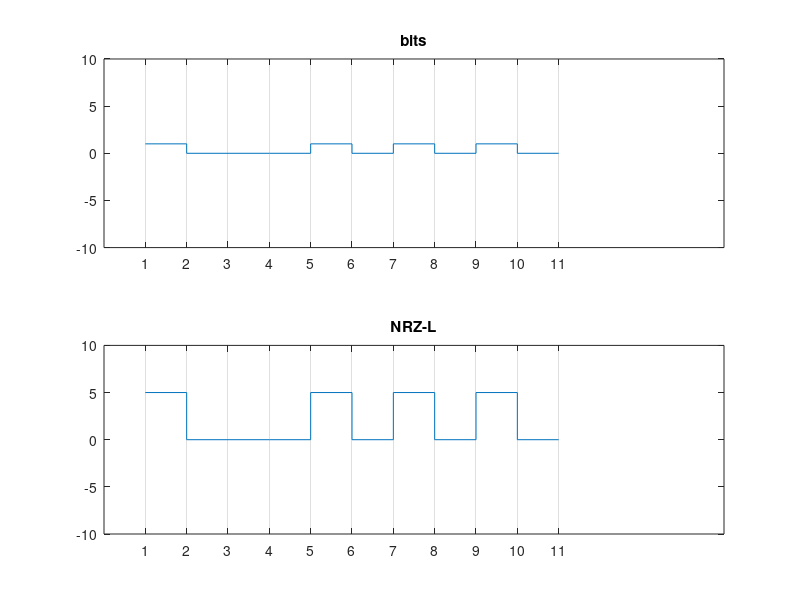

The MATLAB source for this figure:
clc;
clear all;
s = [1 0 0 0 1 0 1 0 1 0 ];

s(length(s)+1)=0;
y =[];

for (x=1:1:length(s))
    if (s(x)==1)
        y=[y,5];
    else
        y=[y,0];
    end
end
subplot (2,1,1);
stairs (s)
title('bits');
set (gca,'Xgrid','on');
set (gca,'Xtick',[1:1:length(s)]);
axis ([0 15 -10 10]);

subplot (2,1,2);
stairs (y);
set (gca,'Xgrid','on');
set (gca,'Xtick',[1:1:length(s)]);
axis ([0 15 -10 10]);
title ('NRZ-L');